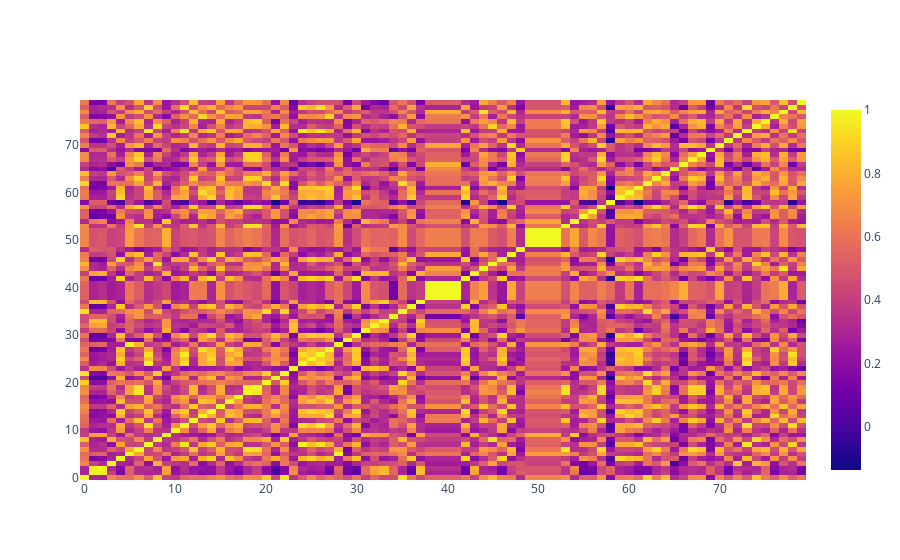

The notebook cell saved with this chart:
### Code cell
correlations_0 = data_label_0_80.corr()
fig = go.Figure(data=go.Heatmap(
                    z=correlations_0))
fig.show()

### Figure 1 — Plotly figure (JSON) as saved in the notebook; plotly's stock layout.template omitted (floating-point values rounded to 4 significant figures; data arrays with more than 128 entries replaced by an {"elided": "..."} marker saying what was removed)
{"data": [{"type": "heatmap", "z": {"elided": "80x80 float values"}}], "layout": {}}
